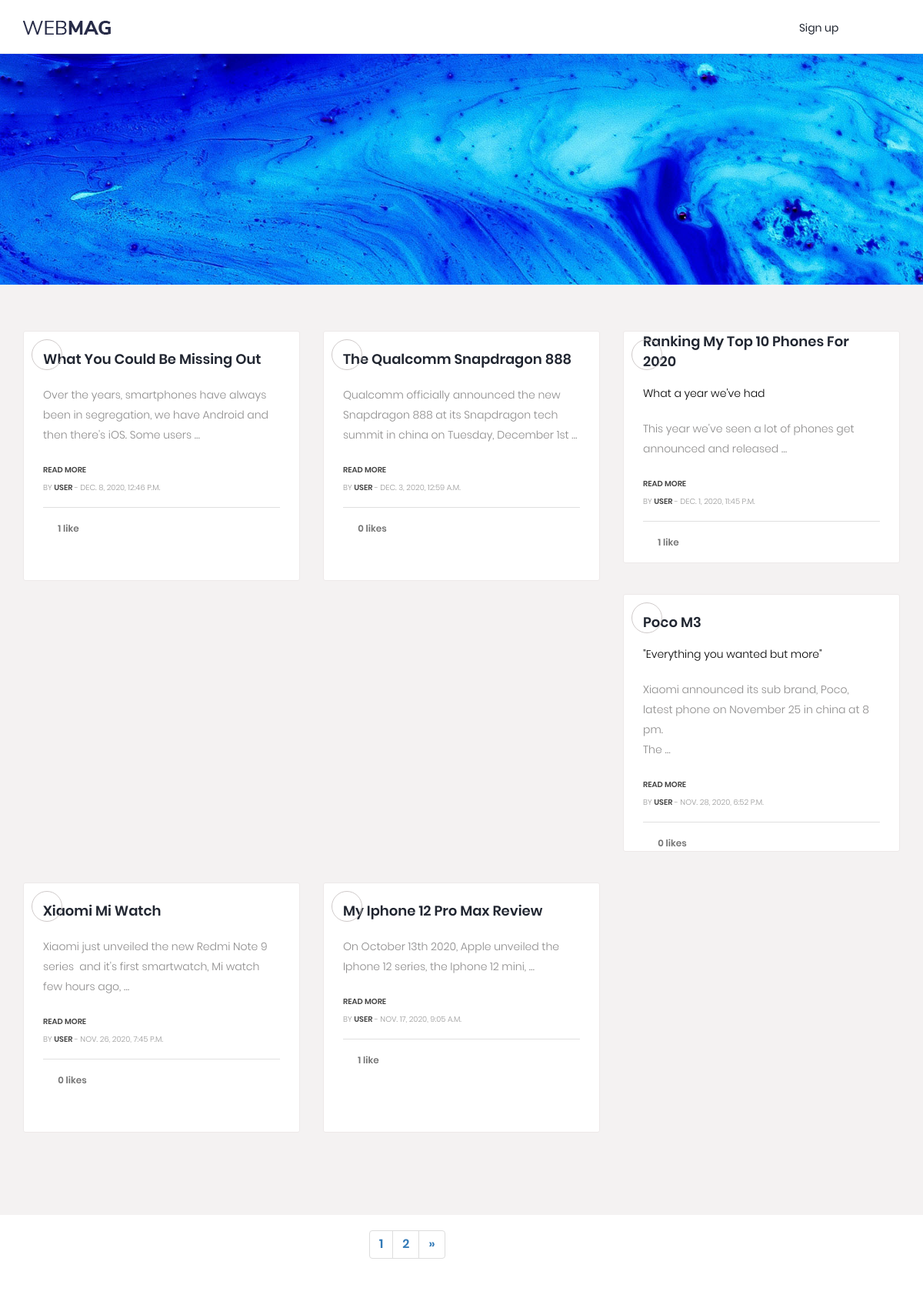
Before: / (upper part) with the older database file.
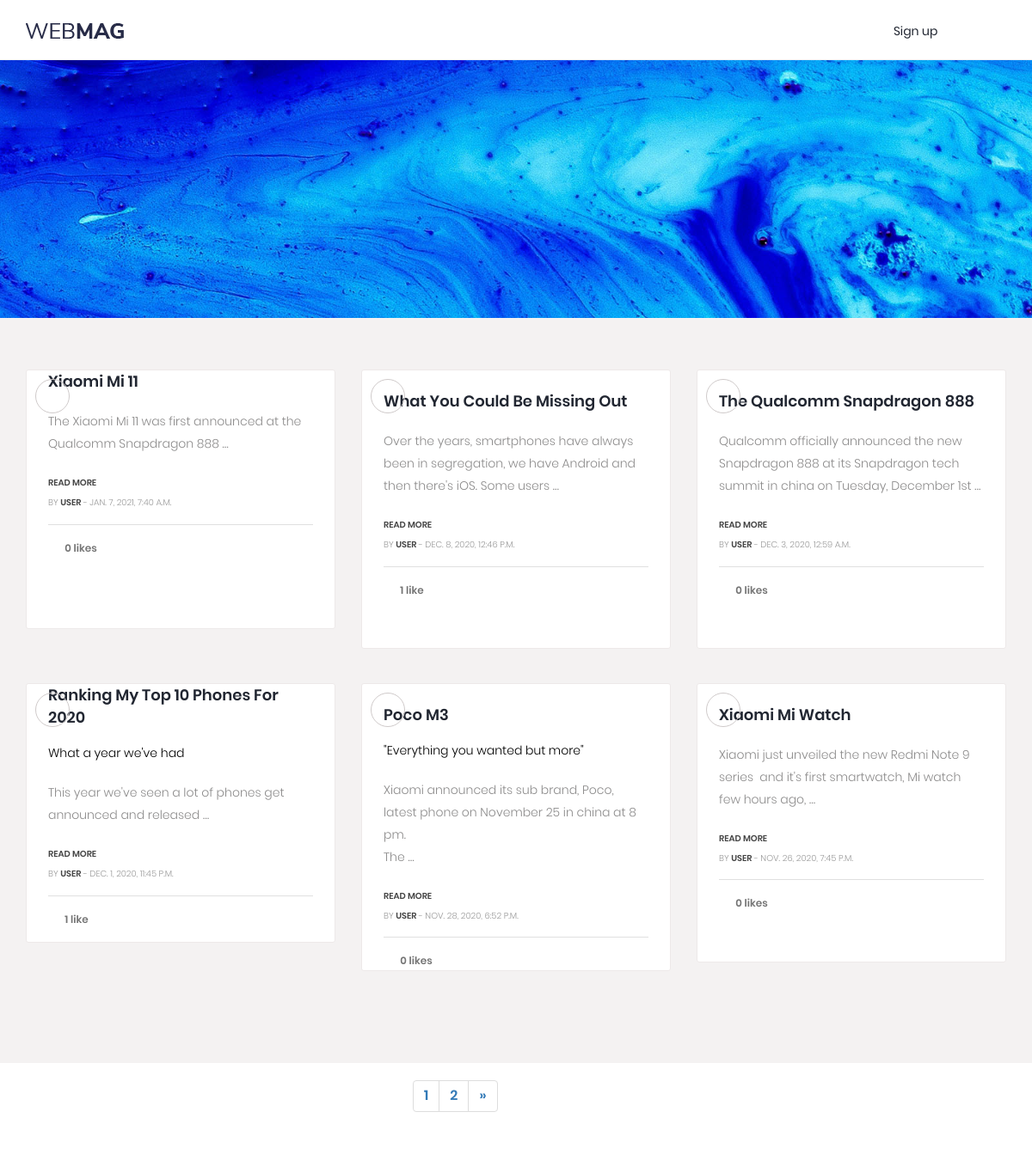
After: the same page with the newer database file.
### Site/models.py (models this page shows, shortened)
class Article(models.Model):
    STATUS_CHOICES = (
        ('draft', 'Draft'),
        ('published', 'Published'),
    )
    objects = models.Manager()
    published = PublishedManager()
    title = models.CharField(max_length=250)
    Author = models.ForeignKey(User, related_name='author', on_delete=models.PROTECT)
    body = HTMLField()
    from pyuploadcare.dj.models import ImageField
    cover_photo = ImageField(blank=True, null=True)
    slug = models.SlugField(max_length=100)
    snippet = models.CharField(max_length=150, blank=True, null=True)
    publish_date = models.DateTimeField(default=timezone.now)
    is_featured = models.BooleanField(default=False)
    likes = models.ManyToManyField(User, related_name='likes', blank=True)
    status = models.CharField(max_length=10, choices=STATUS_CHOICES, default='draft')
    class Meta:
        verbose_name = 'Article'
        verbose_name_plural = 'Articles'
        ordering = ['-id']

### Site/views.py (the view)
# urls.py: 2. Add a URL to urlpatterns:  path('', views.home, name='home')
def home(request):
    post_list = Article.published.all().order_by('-publish_date', '-id')
    paginator = Paginator(post_list, 6)
    page = request.GET.get('page')
    try:
        post = paginator.page(page)
    except PageNotAnInteger:
        post = paginator.page(1)
    except EmptyPage:
        post = paginator.page(paginator.num_pages)
    if page is None:
        start_index = 0
        end_index = 7
    else:
        (start_index, end_index) = proper_pagination(post, index=4)
    page_range = list(paginator.page_range)[start_index:end_index]
    query = request.GET.get('q')
    authored = Article.objects.filter(Author__username=request.user.username)[:15]
    if query:
        post = Article.published.filter(
            Q(title__icontains=query) |
            Q(Author__username__icontains=query)
        )
    context = {
        'post': post,
        'authored_post': authored,
        'page_range': page_range
    }
    return render(request, 'blog/home.html', context)

### Site/models.py (called while the page is built)
    def get_queryset(self):
        return super(PublishedManager, self).get_queryset().filter(status="published")

### templates/blog/home.html (shortened to what this page needs)
{% load static %}
<!DOCTYPE html>
<html lang="en">
<head>
	<link rel="stylesheet" href="{% static 'css/bootstrap.min.css' %}">
	<link rel="stylesheet" href="{% static 'css/stylesheet.css' %}">
	<link rel="stylesheet" href="/static/css/style.css">
</head>
<body>
<header id="header">
	<div id="nav">
		<div id="nav-fixed">
			<div class="container">
				<div class="nav-logo">
					<a href="{% url 'home' %}" class="logo"><img src="/static/img/logo.png" alt=""></a>
				</div>
				<div class="nav-btns">
					{%if not user.is_authenticated %}
					<a class="btn btn-outline-secondary" href="{% url 'signup' %}">Sign up</a>
					{% endif %}
					<button class="search-btn"><i class="fa fa-search"></i></button>
				</div>
			</div>
		</div>
	</div>
</header>
<div class="slider"></div>
<section>
	<div class="gap gray-bg">
		<div class="container">
			<div class="row" id="page-contents">
				<div class=" col-lg-12">
					<div class="blog-sec" >
						<div class="row">
							{% for item in post%}
							<div class="col-lg-4 col-sm-6">
								<div class="g-post-classic">
									<figure>
										<i class="fa fa-laptop"></i>
									</figure>
									<div class="g-post-meta" style="height:300px;">
										<div class="post-title">
											<h4><a title="" href="{% url 'article_detail' item.id item.slug %}">{{ item.title|title }}</a></h4>
											{% if item.snippet %}
											<p class="text-black" >{{ item.snippet }}</p>
											{% endif %}
											<p class="text-black-50" style="margin-top:0;" >{{ item.body|safe|truncatewords:18 }}</p>
											<span class="p-date"> <a href="{% url 'article_detail' item.id item.slug %}" title="">READ MORE</a></span><br>
											<span class="p-date">by <a href="#" title="">{{ item.Author }}</a> -  {{ item.publish_date }}</span>
										</div>
										<div class="g-post-ranking">
											<a title="" href="" class="likes"><i class="fa fa-heart-o"></i>{{ item.likes.count }} like{{ item.likes.count|pluralize }}</a>
										</div>
									</div>
								</div>
							</div>
							{% empty %}
							<h3>No post found by {{ request.GET.q }}</h3>
							{% endfor %}
						</div>
					</div>
				</div>
			</div>
		</div>
	</div>
</section>
<div style="float:left;margin-left:40%">
	<ul class="pagination">
		{% for p in page_range %}
		{% if p.number == p %}
		<li class="page-item active">
			<a href="?page={{ p }}" class="page-link">{{ p }}</a>
		</li>
		{% else %}
		<li class="page-item">
			<a href="?page={{ p }}" class="page-link">{{ p }}</a>
		</li>
		{% endif %}
		{% endfor %}
		{% if post.has_next %}
		<li class="page-item ">
			<a href="?page={{ post.previous_next_number }}" class="page-link">&raquo;</a>
		</li>
		{% endif %}
	</ul>
</div>
</body>
</html>

Changed rows visible on the page:
no longer on this page (row unchanged): Article: title "My Iphone 12 Pro Max Review", body "On October 13th 2020, Apple unveiled the Iphone 12 series, the Iphone 12 mini, …", Author "USER", publish_date "NOV. 17, 2020, 9:05 A.M.", likes.count "1"
added Article: title "Xiaomi Mi 11", body "The Xiaomi Mi 11 was first announced at the Qualcomm Snapdragon 888 …", Author "USER", publish_date "JAN. 7, 2021, 7:40 A.M.", likes.count "0"
